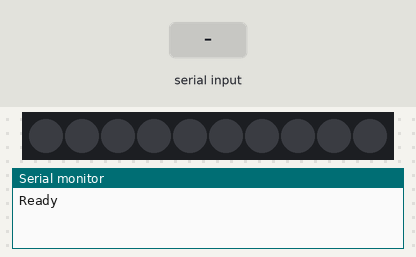
The sketch below on a simulated Arduino Uno, built with avr-gcc and run on an emulated ATmega328P. Shown: 10 RGB LEDs in strip order, left to right, the last lines printed to the serial monitor. The inputs (shaded band) are chosen by the test bench.

Above: at 1.2 s.
1.3 s: "30,150\n" received over Serial
At 2.2 s:
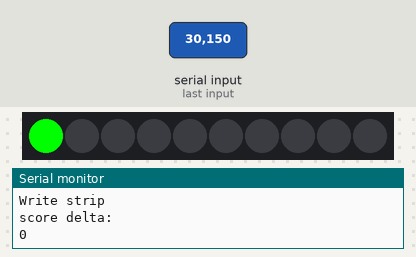
2.8 s: "90,45\n" received over Serial
At 3.1 s:
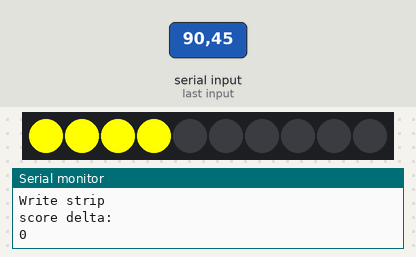
4.3 s: "5\n" received over Serial
At 5.4 s:
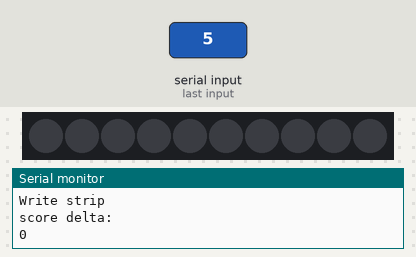
5.8 s: "90\n" received over Serial
At 6.5 s:
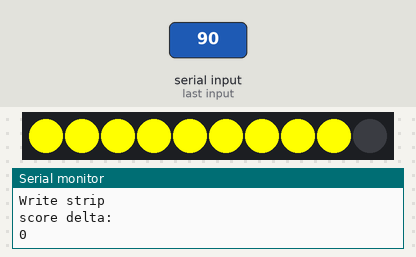
Timing chart, 0 to 8.3 s (numbered marks = the images above; inputs shaded):
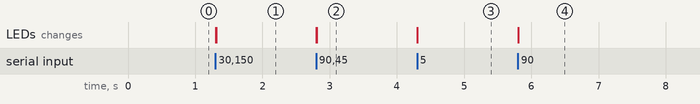

The sketch:

scoreboard.ino
```cpp
#include <PololuLedStrip.h>

/*
Working decent, but not a good visual indicator - i.e. UX sucks
Also having to have a host machine on serial sucks (Wifi shield too expensive for this!)
Consider migrating this to RPi

*/

// Create an ledStrip object on pin 12.
PololuLedStrip<12> ledStrip;

// Create a buffer for holding 60 colors.  Takes 180 bytes.
#define LED_COUNT 10
//rgb_color colors[LED_COUNT];

rgb_color colors[3] = { (rgb_color){255,255,0}, (rgb_color){0,255,0}, (rgb_color){255,0,0} };
rgb_color strip[LED_COUNT];

void setup() {
  Serial.begin(115200);
  Serial.println("Ready");
  // blank it
  for(byte i = 0; i < LED_COUNT; i++) {
    strip[i] = rgb_color{0,0,0};
  }
  ledStrip.write(strip, LED_COUNT);
}

void loop() {
  if (Serial.available())
  {
    char c = Serial.peek();
    if (!(c >= '0' && c <= '9'))
    {
      Serial.read(); // Discard non-digit character
    }
    else
    {
      int score_delta = Serial.parseInt() / 10; // eventually get this from the web service
      int color_index = 0;
      int lsb = 0;
      // blank it
        for(byte i = 0; i < LED_COUNT; i++) {
          strip[i] = rgb_color{0,0,0};
        }
      ledStrip.write(strip, LED_COUNT);
      while(color_index < sizeof(colors)/sizeof(rgb_color) && score_delta > 0) {


        Serial.println("Color index: ");
        Serial.println(color_index);
        lsb = score_delta % 10;
        Serial.println("LSB:");
        Serial.println(lsb);

        for(byte i = 0; i < LED_COUNT; i++) {
          if(i < score_delta) {
            strip[i] = colors[color_index];
          } else {
            strip[i] = rgb_color{0,0,0};
          }
        }

        Serial.println("Write strip");

        score_delta = score_delta / 10;
        Serial.println("score delta:");
        Serial.println(score_delta);
        color_index++;
      }
      ledStrip.write(strip, LED_COUNT);
    }
  }
}
```

Measured:
- after the input at 1.3 s, the LEDs: first change at once (image 1 shows a later state)
- after the input at 2.8 s, the LEDs: first change at once (image 2 shows a later state)
- after the input at 4.3 s, the LEDs: change at once (image 3)
- after the input at 5.8 s, the LEDs: change at once (image 4)
